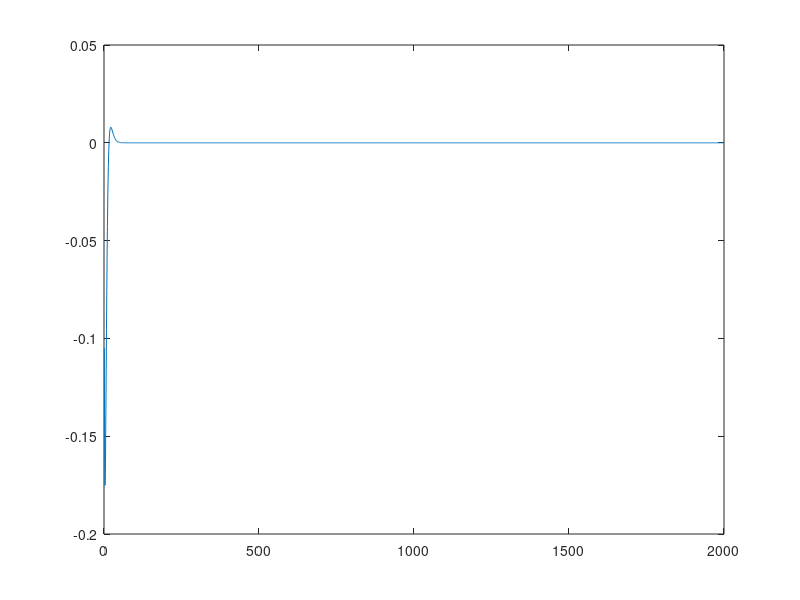
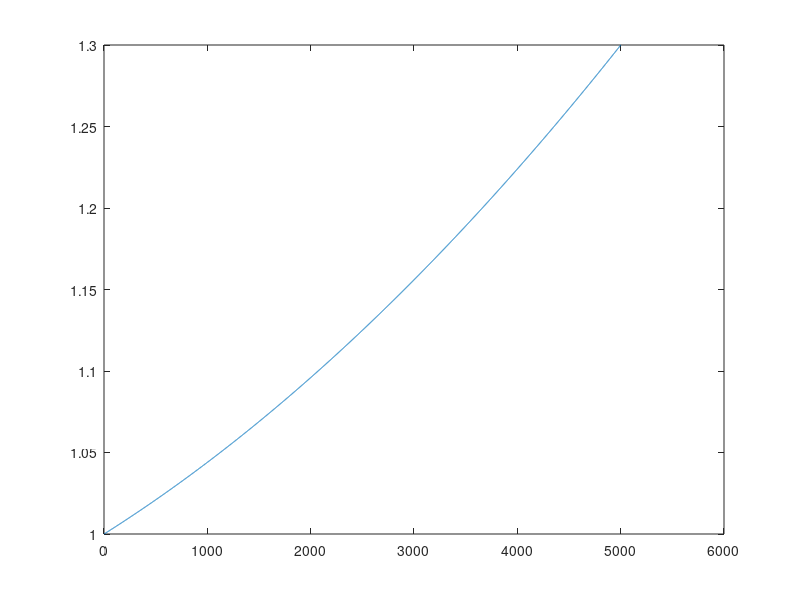
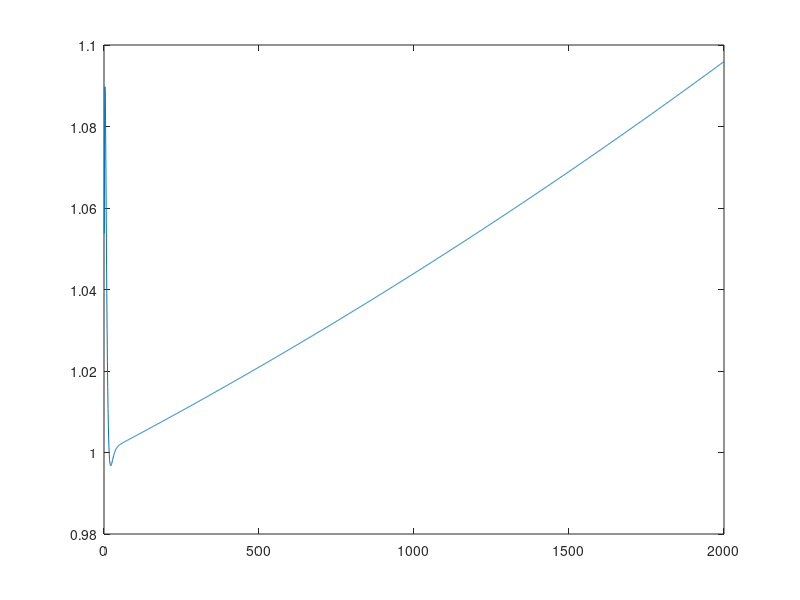

The MATLAB script that drew these images, in order:
% this is the input vector to the tracker
%inp=[10,15,25,30,40,45,46,48,54,55,60,65,68,69,73,75,80,84,88,90];
% this is the number of data points 
N=2000;
del = 1/5000;
t= 0:del:1;
%inp=(1+.2 .* t + .1 .*t.^2+randn(size(t))) ./10;
inp=(1+.2 .* t + .1 .*t.^2);
rn=1;
% read the intial estimate for the state vector
X=[1,.1,.01]';
% this is the update interval in seconds
T=1;
% this is the value of theta
theta=.8;
%compute values for alpha, beta, gamma
w1=1-(theta^3);
w2=1.5*(1+theta)*((1-theta)^2)/T;
w3=((1-theta)^3)/(T^2);
% setup the transition matrix PHI
PHI=[1 T (T^2)/2;0 1 T;0 0 1];
while rn < N ;
   %use the transition matrix to predict the next state
   XN=PHI*X;
   %inp(rn)=inp(rn)+normrnd(0,.00001);
   error=inp(rn)-XN(1);
   residual(rn)=error;
   tmp1= w1*error;
   tmp2= w2*error;
   tmp3= w3*error;
   % compute the next state
   X(1)=XN(1)+tmp1;
   X(2)=XN(2)+tmp2;
   X(3)=XN(3)+tmp3;
   estimate(rn)=X(1);
   rn=rn+1;
end
plot(residual)
figure(2)
plot(inp)
figure(3)
plot(estimate)